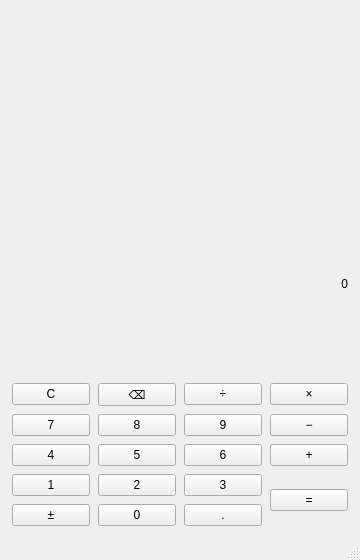
<?xml version="1.0" encoding="UTF-8"?>
<ui version="4.0">
 <class>MainWindow</class>
 <widget class="QMainWindow" name="MainWindow">
  <property name="geometry">
   <rect>
    <x>0</x>
    <y>0</y>
    <width>360</width>
    <height>560</height>
   </rect>
  </property>
  <property name="minimumSize">
   <size>
    <width>320</width>
    <height>480</height>
   </size>
  </property>
  <property name="windowTitle">
   <string>计算器</string>
  </property>
  <widget class="QWidget" name="centralwidget">
   <layout class="QVBoxLayout" name="mainLayout">
    <property name="leftMargin">
     <number>12</number>
    </property>
    <property name="topMargin">
     <number>12</number>
    </property>
    <property name="rightMargin">
     <number>12</number>
    </property>
    <property name="bottomMargin">
     <number>12</number>
    </property>
    <property name="spacing">
     <number>10</number>
    </property>
    <item>
     <layout class="QVBoxLayout" name="displayLayout">
      <property name="spacing">
       <number>4</number>
      </property>
      <item>
       <widget class="QLabel" name="labelExpression">
        <property name="minimumSize">
         <size>
          <width>0</width>
          <height>30</height>
         </size>
        </property>
        <property name="text">
         <string/>
        </property>
        <property name="alignment">
         <set>Qt::AlignRight|Qt::AlignTrailing|Qt::AlignVCenter</set>
        </property>
       </widget>
      </item>
      <item>
       <widget class="QLabel" name="labelDisplay">
        <property name="minimumSize">
         <size>
          <width>0</width>
          <height>70</height>
         </size>
        </property>
        <property name="text">
         <string>0</string>
        </property>
        <property name="alignment">
         <set>Qt::AlignRight|Qt::AlignTrailing|Qt::AlignVCenter</set>
        </property>
       </widget>
      </item>
     </layout>
    </item>
    <item>
     <layout class="QGridLayout" name="buttonGridLayout">
      <property name="spacing">
       <number>8</number>
      </property>
      <item row="0" column="0">
       <widget class="QPushButton" name="btnClear">
        <property name="text">
         <string>C</string>
        </property>
       </widget>
      </item>
      <item row="0" column="1">
       <widget class="QPushButton" name="btnBackspace">
        <property name="text">
         <string>⌫</string>
        </property>
       </widget>
      </item>
      <item row="0" column="2">
       <widget class="QPushButton" name="btnDivide">
        <property name="text">
         <string>÷</string>
        </property>
       </widget>
      </item>
      <item row="0" column="3">
       <widget class="QPushButton" name="btnMultiply">
        <property name="text">
         <string>×</string>
        </property>
       </widget>
      </item>
      <item row="1" column="0">
       <widget class="QPushButton" name="btn7">
        <property name="text">
         <string>7</string>
        </property>
       </widget>
      </item>
      <item row="1" column="1">
       <widget class="QPushButton" name="btn8">
        <property name="text">
         <string>8</string>
        </property>
       </widget>
      </item>
      <item row="1" column="2">
       <widget class="QPushButton" name="btn9">
        <property name="text">
         <string>9</string>
        </property>
       </widget>
      </item>
      <item row="1" column="3">
       <widget class="QPushButton" name="btnSubtract">
        <property name="text">
         <string>−</string>
        </property>
       </widget>
      </item>
      <item row="2" column="0">
       <widget class="QPushButton" name="btn4">
        <property name="text">
         <string>4</string>
        </property>
       </widget>
      </item>
      <item row="2" column="1">
       <widget class="QPushButton" name="btn5">
        <property name="text">
         <string>5</string>
        </property>
       </widget>
      </item>
      <item row="2" column="2">
       <widget class="QPushButton" name="btn6">
        <property name="text">
         <string>6</string>
        </property>
       </widget>
      </item>
      <item row="2" column="3">
       <widget class="QPushButton" name="btnAdd">
        <property name="text">
         <string>+</string>
        </property>
       </widget>
      </item>
      <item row="3" column="0">
       <widget class="QPushButton" name="btn1">
        <property name="text">
         <string>1</string>
        </property>
       </widget>
      </item>
      <item row="3" column="1">
       <widget class="QPushButton" name="btn2">
        <property name="text">
         <string>2</string>
        </property>
       </widget>
      </item>
      <item row="3" column="2">
       <widget class="QPushButton" name="btn3">
        <property name="text">
         <string>3</string>
        </property>
       </widget>
      </item>
      <item row="3" column="3" rowspan="2">
       <widget class="QPushButton" name="btnEquals">
        <property name="text">
         <string>=</string>
        </property>
       </widget>
      </item>
      <item row="4" column="0">
       <widget class="QPushButton" name="btnSign">
        <property name="text">
         <string>±</string>
        </property>
       </widget>
      </item>
      <item row="4" column="1">
       <widget class="QPushButton" name="btn0">
        <property name="text">
         <string>0</string>
        </property>
       </widget>
      </item>
      <item row="4" column="2">
       <widget class="QPushButton" name="btnDecimal">
        <property name="text">
         <string>.</string>
        </property>
       </widget>
      </item>
     </layout>
    </item>
   </layout>
  </widget>
  <widget class="QMenuBar" name="menubar">
   <property name="geometry">
    <rect>
     <x>0</x>
     <y>0</y>
     <width>360</width>
     <height>23</height>
    </rect>
   </property>
  </widget>
  <widget class="QStatusBar" name="statusbar"/>
 </widget>
 <resources/>
 <connections/>
</ui>
